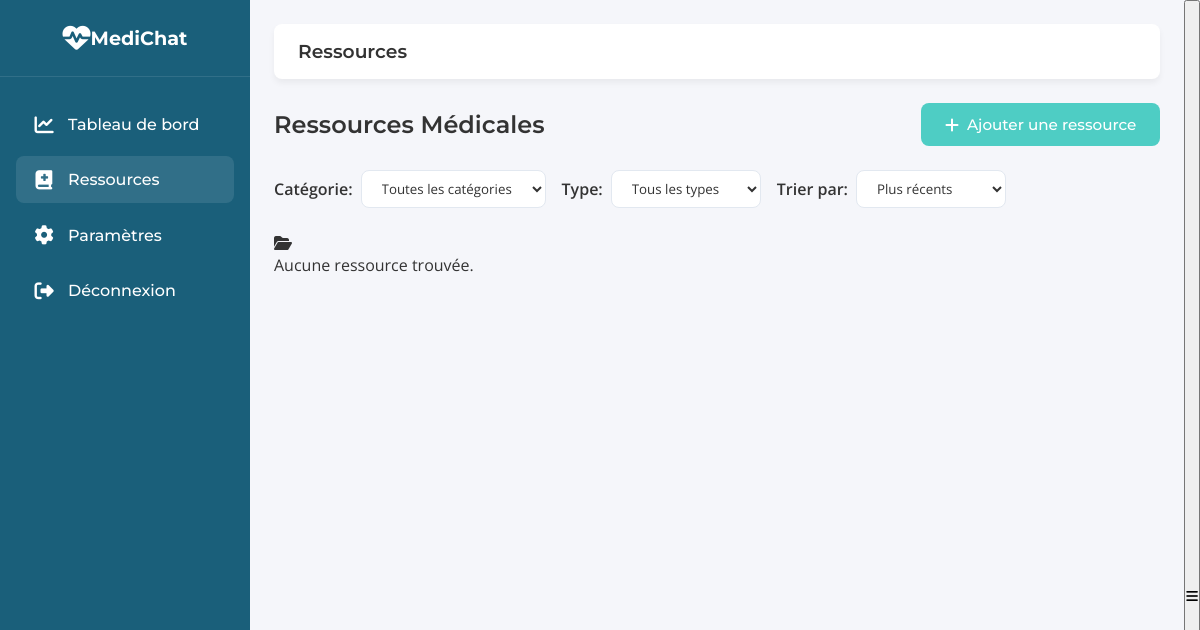
The app's page /core/ressources/ (signed in), older data.
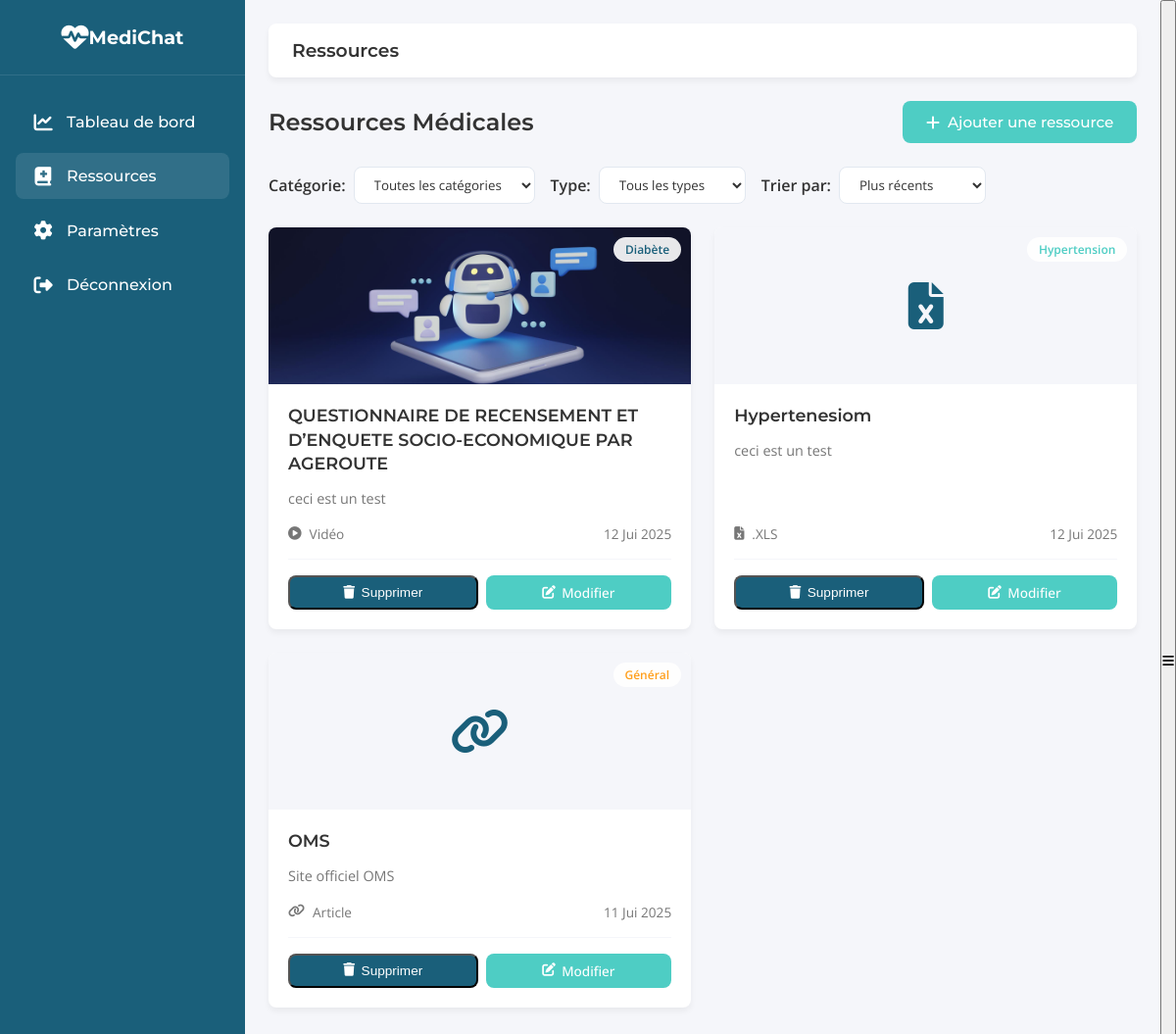
The same page, newer data.
### core/models.py (models this page shows, shortened)
class Resource(models.Model):
    CATEGORY_CHOICES = [
        ('diabetes', 'Diabète'),
        ('hypertension', 'Hypertension'),
        ('general', 'Général'),
    ]
    TYPE_CHOICES = [
        ('article', 'Article'),
        ('document', 'Document'),
        ('video', 'Vidéo'),
        ('website', 'Site web'),
    ]
    RESOURCE_FORMAT_CHOICES = [
        ('file', 'Fichier'),
        ('link', 'Lien externe'),
    ]
    title = models.CharField(max_length=200, verbose_name="Titre")
    description = models.TextField(verbose_name="Description")
    category = models.CharField(
        max_length=20,
        choices=CATEGORY_CHOICES,
        verbose_name="Catégorie"
    )
    resource_type = models.CharField(
        max_length=20,
        choices=TYPE_CHOICES,
        verbose_name="Type de ressource"
    )
    format_type = models.CharField(
        max_length=10,
        choices=RESOURCE_FORMAT_CHOICES,
        default='file',
        verbose_name="Format"
    )
    file = models.FileField(
        upload_to='media/files/',
        blank=True,
        null=True,
        verbose_name="Fichier"
    )
    url = models.URLField(
        blank=True,
        null=True,
        validators=[URLValidator()],
        verbose_name="URL"
    )
    image = models.ImageField(
        upload_to='media/images/',
        blank=True,
        null=True,
        verbose_name="Image"
    )
    created_at = models.DateTimeField(auto_now_add=True)
    updated_at = models.DateTimeField(auto_now=True)
    created_by = models.ForeignKey(
        settings.AUTH_USER_MODEL,
        on_delete=models.CASCADE,
        verbose_name="Créé par"
    )
    downloads_count = models.PositiveIntegerField(default=0)
    is_active = models.BooleanField(default=True)
    class Meta:
        verbose_name = "Ressource"
        verbose_name_plural = "Ressources"
        ordering = ['-created_at']
    def get_file_extension(self):
        if self.file:
            return os.path.splitext(self.file.name)[1].lower()
        return ''
    def get_icon_class(self):
        if self.format_type == 'link':
            if self.resource_type == 'video':
                return 'fas fa-play-circle'
            elif self.resource_type == 'website':
                return 'fas fa-globe'
            else:
                return 'fas fa-link'
        else:
            extension = self.get_file_extension()
            if extension in ['.pdf']:
                return 'fas fa-file-pdf'
            elif extension in ['.doc', '.docx']:
                return 'fas fa-file-word'
            elif extension in ['.xls', '.xlsx']:
                return 'fas fa-file-excel'
            elif extension in ['.ppt', '.pptx']:
                return 'fas fa-file-powerpoint'
            elif extension in ['.jpg', '.jpeg', '.png', '.gif']:
                return 'fas fa-file-image'
            else:
                return 'fas fa-file'

### core/views.py (the view)
# urls.py: path('core/ressources/', views.resources_list, name='resources_list'),
@login_required
def resources_list(request):
    total_resources = Resource.objects.count()
    print(f"Total des ressources dans la DB: {total_resources}")
    resources = Resource.objects.all()
    category = request.GET.get('category', 'all')
    resource_type = request.GET.get('type', 'all')
    sort_by = request.GET.get('sort', 'recent')
    print(f"Paramètres de filtrage: category={category}, type={resource_type}, sort={sort_by}")
    if category and category != 'all':
        resources = resources.filter(category=category)
        print(f"Après filtrage catégorie '{category}': {resources.count()} ressources")
    if resource_type and resource_type != 'all':
        resources = resources.filter(resource_type=resource_type)
        print(f"Après filtrage type '{resource_type}': {resources.count()} ressources")
    if sort_by == 'popular':
        try:
            resources = resources.order_by('-downloads_count')
        except:
            print("Champ downloads_count introuvable, tri par date")
            resources = resources.order_by('-created_at')
    elif sort_by == 'az':
        resources = resources.order_by('title')
    else:  # 'recent' par défaut
        resources = resources.order_by('-created_at')
    print(f"Nombre final de ressources: {resources.count()}")
    if resources.exists():
        first_resource = resources.first()
        print(f"Première ressource: {first_resource.title} (catégorie: {first_resource.category})")
    context = {
        'resources': resources,
        'current_category': category,
        'current_type': resource_type,
        'current_sort': sort_by,
        'total_count': total_resources,  # Pour debug
    }
    return render(request, 'admin/ressources.html', context)

### core/templates/admin/ressources.html (shortened to what this page needs)
<!DOCTYPE html>
<html lang="fr">
<head>
    <link href="https://cdnjs.cloudflare.com/ajax/libs/font-awesome/6.4.0/css/all.min.css" rel="stylesheet">
    <link href="https://cdn.jsdelivr.net/npm/sweetalert2@11/dist/sweetalert2.min.css" rel="stylesheet">
</head>
<body>
    {% include 'partials/admin/sidebar.html' %}
    <main class="main-content">
    <header class="header">
        <div>
            <h3>Ressources</h3>
        </div>
    </header>
    <div class="page-header">
        <h1 class="page-title">Ressources Médicales</h1>
        <button class="add-resource-btn" id="openAddModal">
            <i class="fas fa-plus"></i>
            Ajouter une ressource
        </button>
    </div>
    <div class="resources-filters">
        <div class="filter-group">
            <label class="filter-label">Catégorie:</label>
            <select class="filter-select" id="categoryFilter">
                <option value="all" {% if current_category == 'all' %}selected{% endif %}>Toutes les catégories</option>
            </select>
        </div>
        <div class="filter-group">
            <label class="filter-label">Type:</label>
            <select class="filter-select" id="typeFilter">
                <option value="all" {% if current_type == 'all' %}selected{% endif %}>Tous les types</option>
            </select>
        </div>
        <div class="filter-group">
            <label class="filter-label">Trier par:</label>
            <select class="filter-select" id="sortFilter">
                <option value="recent" {% if current_sort == 'recent' %}selected{% endif %}>Plus récents</option>
            </select>
        </div>
    </div>
    <div class="resource-grid">
        {% for resource in resources %}
        <div class="resource-card">
            <div class="resource-image">
                {% if resource.image %}
                    <img src="{{ resource.image.url }}" alt="{{ resource.title }}" style="width: 100%; height: 100%; object-fit: cover;">
                {% else %}
                    <div class="placeholder-img">
                        <i class="{{ resource.get_icon_class }}"></i>
                    </div>
                {% endif %}
                <span class="resource-category category-{{ resource.category }}">
                    {{ resource.get_category_display }}
                </span>
            </div>
            <div class="resource-content">
                <h3 class="resource-title">{{ resource.title }}</h3>
                <p class="resource-desc">{{ resource.description|truncatewords:20 }}</p>
                <div class="resource-meta">
                    <span class="resource-type">
                        <i class="{{ resource.get_icon_class }}"></i>
                        {% if resource.format_type == 'file' %}
                            {{ resource.get_file_extension|upper }}
                        {% else %}
                            {{ resource.get_resource_type_display }}
                        {% endif %}
                    </span>
                    <span class="resource-date">{{ resource.created_at|date:"d M Y" }}</span>
                </div>
                <div class="resource-actions">
                    <button type="button" class="resource-btn btn-view" onclick="deleteResource({{ resource.id }})">
                        <i class="fas fa-trash"></i> Supprimer
                    </button>
                    <a href="{% url 'core:edit' resource.id %}" class="resource-btn btn-download">
                        <i class="fas fa-edit"></i> Modifier
                    </a>
                </div>
            </div>
        </div>
        {% empty %}
        <div class="no-resources">
            <i class="fas fa-folder-open"></i>
            <p>Aucune ressource trouvée.</p>
        </div>
        {% endfor %}
    </div>
</main>

### core/templates/partials/admin/sidebar.html (shortened to what this page needs)
    <nav class="sidebar">
        <div class="sidebar-logo">
            <i class="fas fa-heartbeat" style="font-size: 1.75rem;"></i>
            <h2>MediChat</h2>
        </div>
        <ul class="menu">
            <li class="menu-item">
                <a href="{% url 'core:admin_dashboard' %}" class="menu-link">
                    <i class="fas fa-chart-line"></i>
                    <span>Tableau de bord</span>
                </a>
            </li>
            <li class="menu-item">
                <a href="{% url 'core:resources_list' %}" class="menu-link active">
                    <i class="fas fa-book-medical"></i>
                    <span>Ressources</span>
                </a>
            </li>
            <li class="menu-item">
                <a href="#" class="menu-link">
                    <i class="fas fa-cog"></i>
                    <span>Paramètres</span>
                </a>
            </li>
            <li class="menu-item">
                <a href="{% url 'accounts:logout' %}" class="menu-link">
                    <i class="fas fa-sign-out-alt"></i>
                    <span>Déconnexion</span>
                </a>
            </li>
        </ul>
    </nav>

Row changes from the older to the newer data that the page shows:
added Resource: image (picture), category "Diabète", title "QUESTIONNAIRE DE RECENSEMENT ET D’ENQUETE SOCIO-ECONOMIQUE PAR AGEROUTE", description "ceci est un test", resource_type "Vidéo", created_at "12 Jui 2025"
added Resource: category "Hypertension", title "Hypertenesiom", description "ceci est un test", get_file_extension ".XLS", created_at "12 Jui 2025"
added Resource: category "Général", title "OMS", description "Site officiel OMS", resource_type "Article", created_at "11 Jui 2025"
Text that changed along with them:
text no longer shown: "Aucune ressource trouvée."
